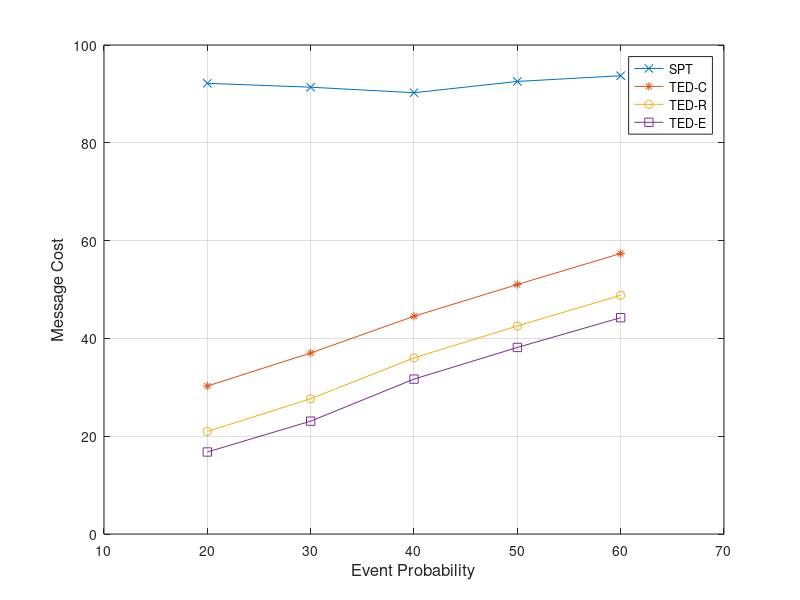

MATLAB code for this plot:
x=[20 30 40 50 60]
y=[	92.168	91.369	90.241	92.548	93.722	]
y1=[	30.264	37.014	44.529	51.021	57.357	]
y2=[	20.97	27.665	36.016	42.539	48.825	]
y3=[	16.772	23.08	31.679	38.148	44.238	]
plot(x, y, '-x', x, y1, '-*', x, y2, '-o', x, y3, '-s')
axis([10 70 0 100])
xlabel('Event Probability', 'fontsize',12)
ylabel('Message Cost','fontsize',12)
legend('SPT', 'TED-C', 'TED-R', 'TED-E', 'Location', 'Best')
grid on
%set(h, 'Box', 'on')
